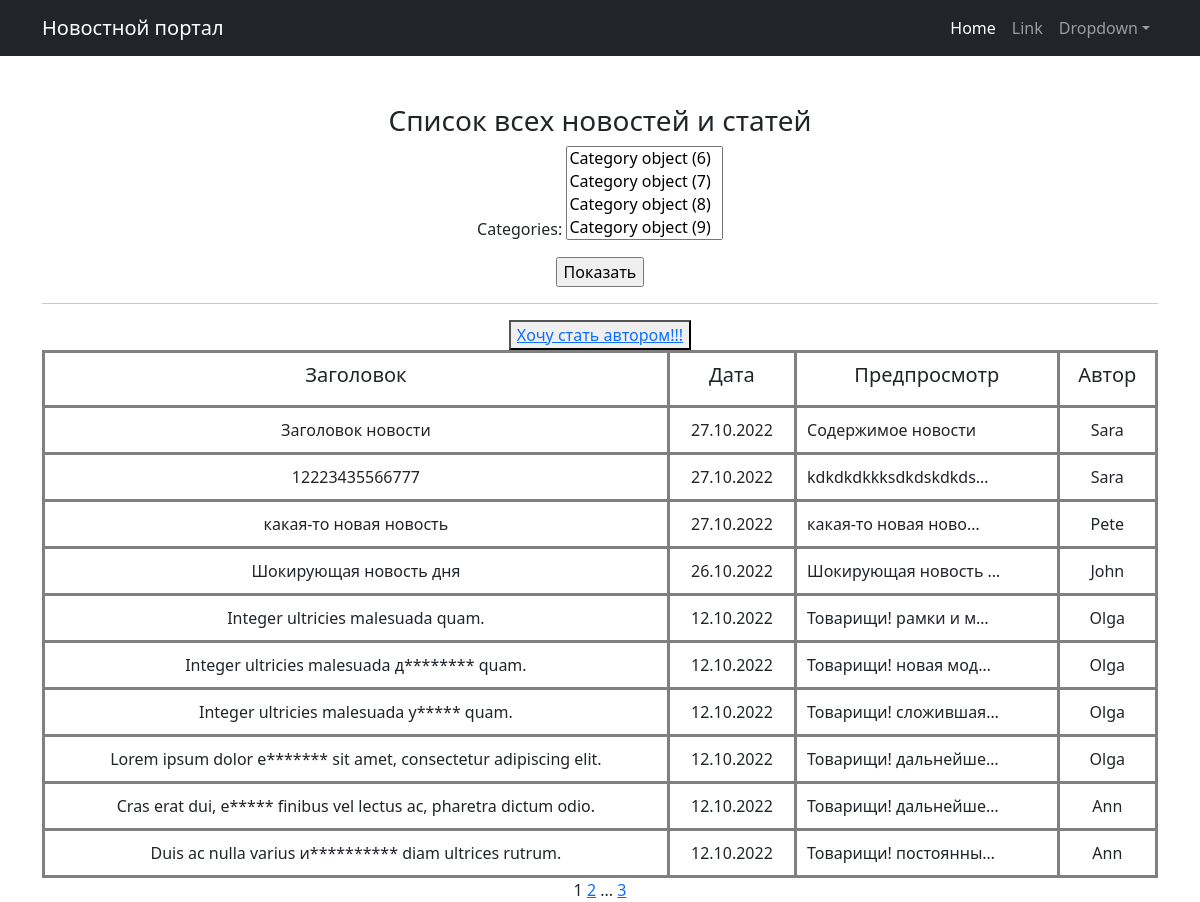
Page /news/ (signed in) on the earlier database version.
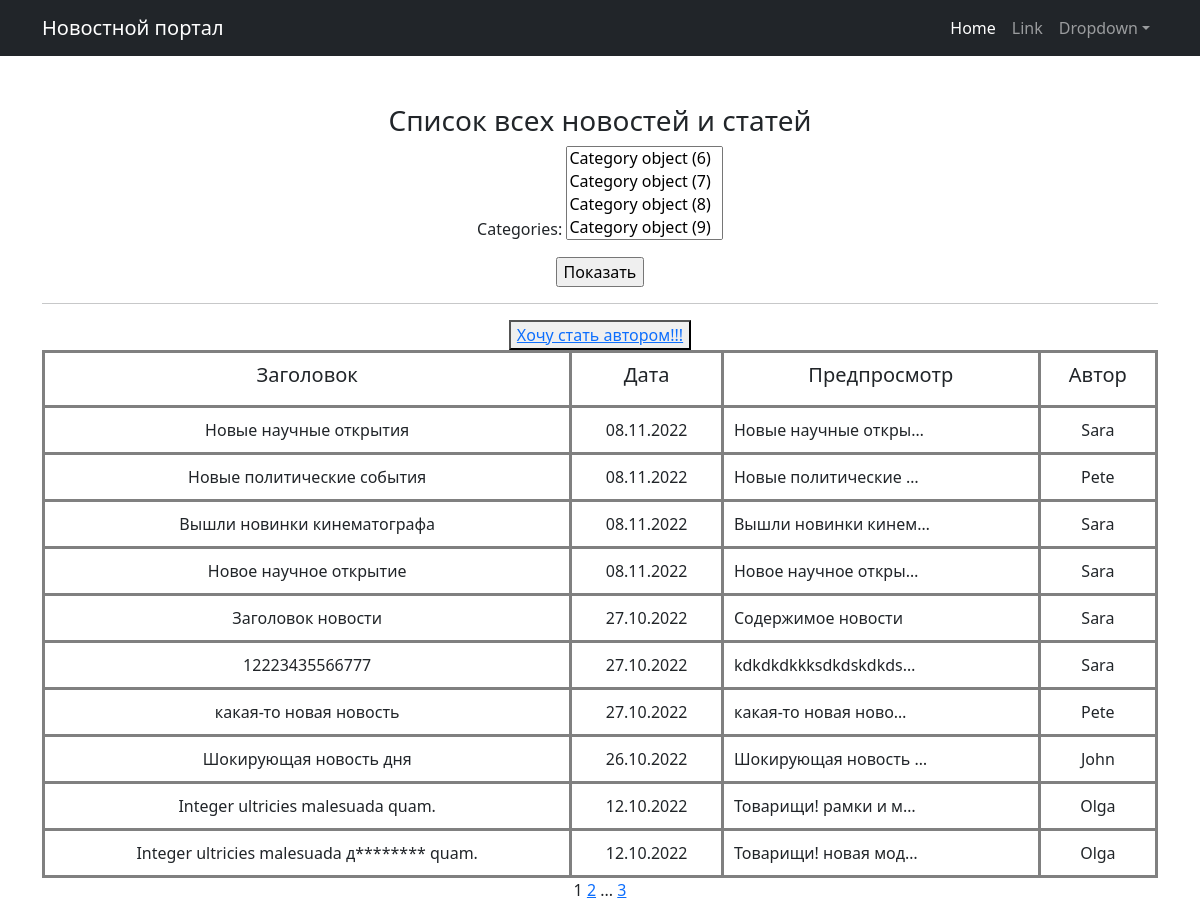
Same page on the later database version.
### news/models.py (models this page shows, shortened)
class Post(models.Model):
    article = "ARTS"
    news = "NEWS"
    TYPES = [
        (news, "Новость"),
        (article, "Статья"),
    ]
    preview_len = 124
    author = models.ForeignKey(Author, on_delete=models.CASCADE)
    type_post = models.CharField(max_length=4, choices=TYPES)
    title = models.CharField(max_length=255)
    content = models.TextField()
    rating = models.IntegerField(default=0)
    created_at = models.DateTimeField(auto_now_add=True)
    categories = models.ManyToManyField(Category, through="PostCategory")

class Author(models.Model):
    user = models.OneToOneField(User, on_delete=models.CASCADE)
    rating = models.IntegerField(default=0)

### news/views.py (the view, shortened to what this page needs)
# urls.py: path("news/", PostList.as_view(), name="post_list"),
class PostList(LoginRequiredMixin, ListView):
    model = Post
    ordering = "-created_at"
    template_name = "post_list.html"
    paginate_by = 10
    context_object_name = "post_list"
    def get_queryset(self):
        queryset = super().get_queryset()
        self.filterset = PostCategoryFilter(self.request.GET, queryset)
        return self.filterset.qs
    def get_context_data(self, **kwargs):
        context = super().get_context_data(**kwargs)
        context['is_not_authors'] = not self.request.user.groups.filter(name='authors').exists()
        context["filterset"] = self.filterset
        category_id = self.request.GET.get("categories")
        if category_id is not None:
            context["category"] = Category.objects.get(pk=int(category_id))
        else:
            context["category"] = None
        return context

### news/templatetags/custom_filters.py (called while the page is built)
@register.filter()
def censor(value: str) -> str:
    return cens.cencor(value)

    def cencor(self, content: str) -> str:
        raw_words = content.split()
        words = [word for word in content.translate(str.maketrans("", "", string.punctuation)).split()]
        for i, word in enumerate(words):
            if word in self.__mat:
                raw_word = raw_words[i]
                last_symbol = raw_word[-1]
                if last_symbol.isalpha():
                    raw_words[i] = self.__replace(raw_word)
                else:
                    raw_words[i] = "{0}{1}".format(self.__replace(raw_word[:-1]), last_symbol)
        return " ".join(raw_words)

    def __replace(self, word: str) -> str:
        return "{0}{1}".format(word[0], "*" * (len(word) - 1))

    def load_mat(self) -> list:
        with open("cenz.json", "r", encoding="utf-8") as ef:
            return json.load(ef)

### templates/post_list.html (shortened to what this page needs)
{% extends 'flatpages/default.html' %}
{% load custom_filters %}
{% block content %}
    <h3>Список всех новостей и статей</h3>
    <form action=""method="get">
       {{ filterset.form.as_p }}
       <input type="submit" value="Показать">
    </form>
    <hr>
    {% if is_not_authors %}
      <button> <a href="upgrade/"> Хочу стать автором!!!</a> </button>
    {% endif %}
    {% if post_list %}
        <table cellpadding="10" width="100%" cols="3" align="center">
            <tr>
                <td><h5>Заголовок</h5></td>
                <td><h5>Дата</h5></td>
                <td><h5>Предпросмотр</h5></td>
                <td><h5>Автор</h5></td>
            </tr>
            {% for post in post_list%}
            <tr>
                <td>{{ post.title|censor }}</td>
                <td>{{ post.created_at|date:'d.m.Y' }}</td>
                <td align="left">{{ post.content|censor|truncatechars:20}}</td>
                <td>{{ post.author.user.username }}</td>
            </tr>
            {%endfor%}
        </table>
    {% else %}
        <h3>Новостей нет</h3>
    {% endif %}
    {{ page_obj.number }}
    {% if page_obj.has_next %}
       <a href="?page={{ page_obj.next_page_number }}">{{ page_obj.next_page_number }}</a>
       {% if paginator.num_pages != page_obj.next_page_number %}
           ...
           <a href="?page={{ page_obj.paginator.num_pages }}">{{ page_obj.paginator.num_pages }}</a>
       {% endif %}
    {% endif %}
{% endblock content %}

Differences in the rows shown:
no longer on this page (row unchanged): Post: title|censor "Integer ultricies malesuada у***** quam.", created_at "12.10.2022", content|censor "Товарищи! сложившая…", author.user.username "Olga"
no longer on this page (row unchanged): Post: title|censor "Lorem ipsum dolor e******* sit amet, consectetur adipiscing elit.", created_at "12.10.2022", content|censor "Товарищи! дальнейше…", author.user.username "Olga"
no longer on this page (row unchanged): Post: title|censor "Cras erat dui, е***** finibus vel lectus ac, pharetra dictum odio.", created_at "12.10.2022", content|censor "Товарищи! дальнейше…", author.user.username "Ann"
no longer on this page (row unchanged): Post: title|censor "Duis ac nulla varius и********** diam ultrices rutrum.", created_at "12.10.2022", content|censor "Товарищи! постоянны…", author.user.username "Ann"
added Post: title|censor "Новые научные открытия", created_at "08.11.2022", content|censor "Новые научные откры…", author.user.username "Sara"
added Post: title|censor "Новые политические события", created_at "08.11.2022", content|censor "Новые политические …", author.user.username "Pete"
added Post: title|censor "Вышли новинки кинематографа", created_at "08.11.2022", content|censor "Вышли новинки кинем…", author.user.username "Sara"
added Post: title|censor "Новое научное открытие", created_at "08.11.2022", content|censor "Новое научное откры…", author.user.username "Sara"
